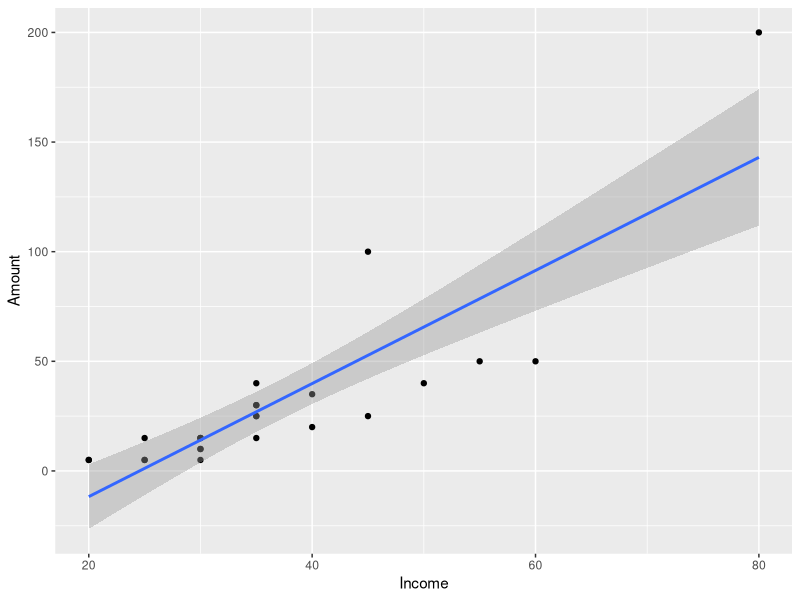

This figure's R source:
library(ggplot2)
library(readxl)
#setwd("Your Folder Name")
Starbucks<- read_excel("Starbucks.xlsx")
cor(Starbucks)
ggplot(Starbucks, aes(x = Income, y = Amount)) + geom_point() + geom_smooth(method = 'lm')

fit2 <- lm(Starbucks$Amount ~ Starbucks$Income)
res <- residuals(fit2)
summary(fit2)

